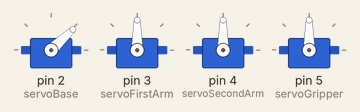
Recording of a sketch running on a simulated Arduino Uno, built with avr-gcc and run on an emulated ATmega328P. On the bench: 4 × servo.

Above: at 0.05 s.
At 0.55 s:
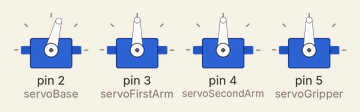
At 1.7 s:
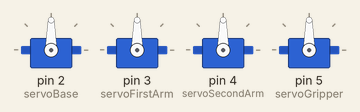
At 3.35 s:
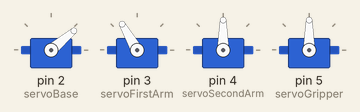
At 4.95 s:
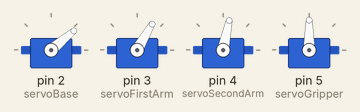
At 6.6 s:
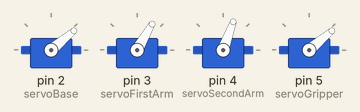
Timing chart, 0 to 8.6 s (numbered marks = the images above):
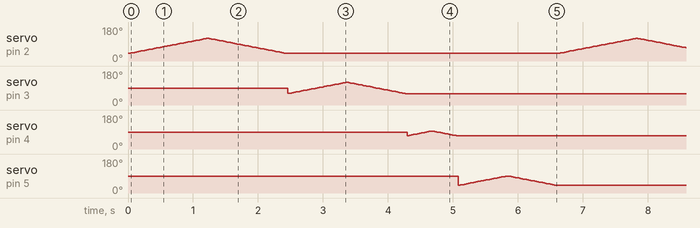

The sketch:

servo_robot.ino
```cpp
#include <Servo.h>

Servo servoBase;
Servo servoFirstArm;
Servo servoSecondArm;
Servo servoGripper;


int pos = 0;    // variable to store the servo position

void setup()
{
  servoBase.attach(2);
  servoFirstArm.attach(3);
  servoSecondArm.attach(4);
  servoGripper.attach(5);

}

void loop()
{
  for (pos = 40; pos <= 120; pos += 1)
  {
    servoBase.write(pos);
    delay(15);
  }
  for (pos = 120; pos >= 40; pos -= 1)
  {
    servoBase.write(pos);
    delay(15);
  }


  for (pos = 60; pos <= 120; pos += 1)
  {
    servoFirstArm.write(pos);
    delay(15);
  }
  for (pos = 120; pos >= 60; pos -= 1)
  {
    servoFirstArm.write(pos);
    delay(15);
  }


  for (pos = 70; pos <= 95; pos += 1)
  {
    servoSecondArm.write(pos);
    delay(15);
  }
  for (pos = 95; pos >= 70; pos -= 1)
  {
    servoSecondArm.write(pos);
    delay(15);
  }


  for (pos = 40; pos <= 90; pos += 1)
  {
    servoGripper.write(pos);
    delay(15);
  }
  for (pos = 90; pos >= 40; pos -= 1)
  {
    servoGripper.write(pos);
    delay(15);
  }
}
```
